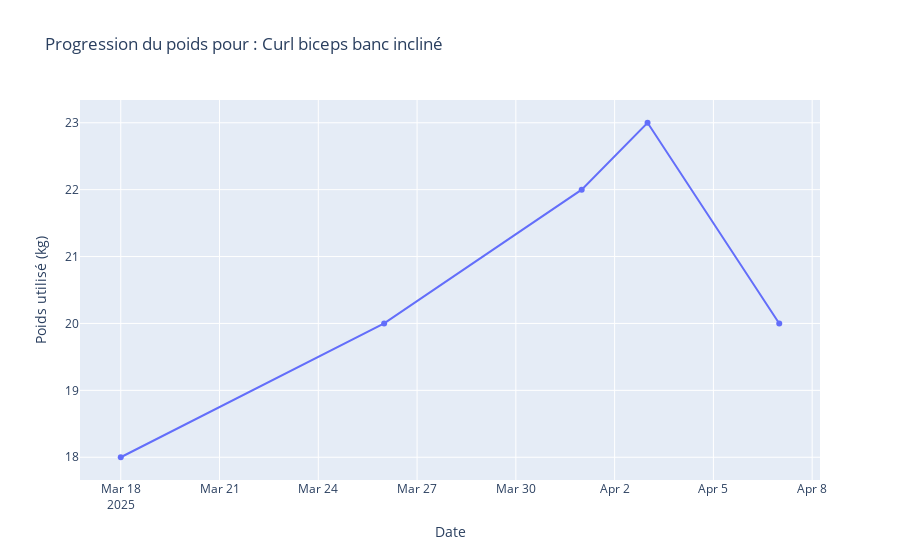

The notebook cell this image was saved under:
### Code cell
# Nettoyage + plot
if all_data:
    full_df = pd.concat(all_data, ignore_index=True)
    full_df["date"] = pd.to_datetime(full_df["date"], errors='coerce')

    def extract_weight(value):
        if pd.isna(value):
            return None
        match = re.search(r'\d+\.?\d*', str(value))
        return float(match.group()) if match else None

    full_df["poids_num"] = full_df["total poids (kg)"].apply(extract_weight)

    # 🔍 Sélection d'un exercice spécifique
    selected_exercise = "Curl biceps banc incliné"
    filtered = full_df[full_df["exercices"] == selected_exercise]

    # 📊 Affichage du graphique
    fig = px.line(filtered, x='date', y='poids_num', markers=True,
                  title=f"Progression du poids pour : {selected_exercise}",
                  labels={"poids_num": "Poids (kg)", "date": "Date"})
    fig.update_layout(xaxis_title="Date", yaxis_title="Poids utilisé (kg)")
    fig.show()

else:
    print("❌ Aucun fichier CSV trouvé ou lisible dans les sous-dossiers.")

### Figure 1 — Plotly figure (JSON) as saved in the notebook; plotly's stock layout.template omitted (floating-point values rounded to 4 significant figures)
{"data": [{"hovertemplate": "Date=%{x}<br>Poids (kg)=%{y}<extra></extra>", "legendgroup": "", "line": {"color": "#636efa", "dash": "solid"}, "marker": {"symbol": "circle"}, "mode": "lines+markers", "name": "", "orientation": "v", "showlegend": false, "type": "scatter", "x": ["2025-03-18T00:00:00.000000000", "2025-03-26T00:00:00.000000000", "2025-04-01T00:00:00.000000000", "2025-04-03T00:00:00.000000000", "2025-04-07T00:00:00.000000000"], "xaxis": "x", "y": [18.0, 20.0, 22.0, 23.0, 20.0], "yaxis": "y"}], "layout": {"legend": {"tracegroupgap": 0}, "title": {"text": "Progression du poids pour : Curl biceps banc incliné"}, "xaxis": {"anchor": "y", "domain": [0, 1], "title": {"text": "Date"}}, "yaxis": {"anchor": "x", "domain": [0, 1], "title": {"text": "Poids utilisé (kg)"}}}}
